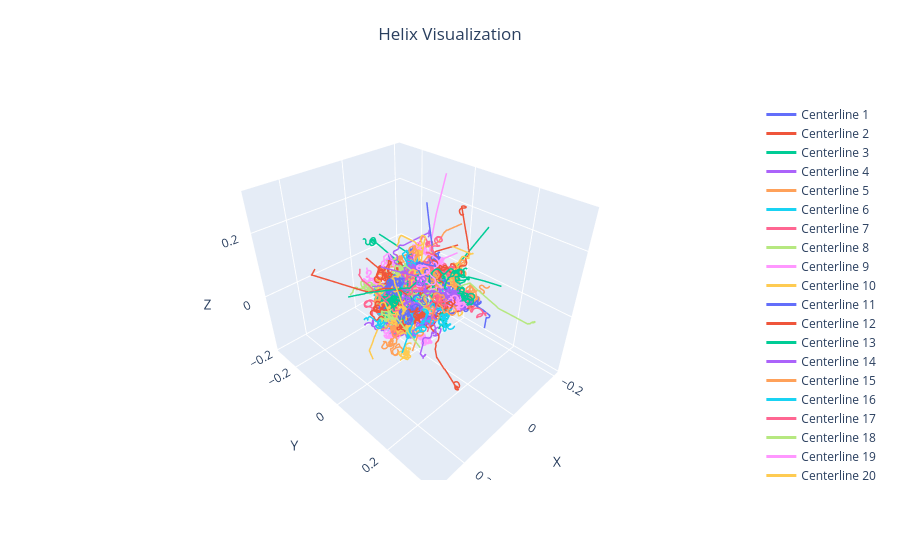

Notebook code cell kept with this figure:
### Markdown cell above
## Visualization with Smaller Ellipse (scaled 1.4), Hair Length L = 0.5, Offset for SDF 0.2

### Code cell
import pickle

with open("evolved_helices_contacts.pkl", "rb") as f:
    evolved_helices = pickle.load(f)

helix_params = []
for helix in evolved_helices[:200]:
    r, n = HelixUtil.propagate(helix)
    helix_params.append((r, n))

plot_helix_plotly(helix_params, show_frames=False, frame_scale=0.2)
